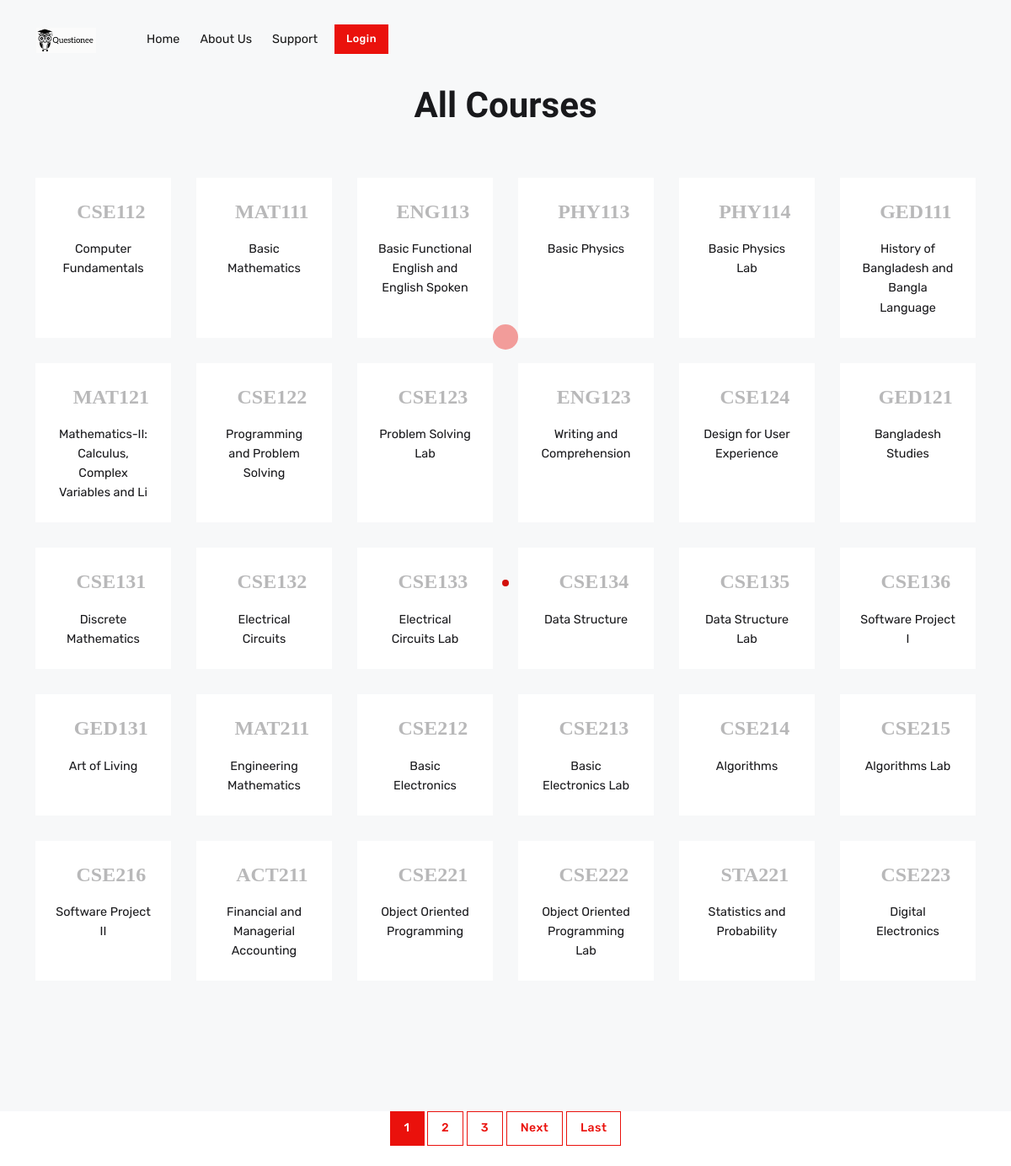
The page /all-course/ on the database its author committed.
### bank/models.py (models this page shows, shortened)
class Category(models.Model):
    course_code = models.CharField(max_length=30)
    course_name = models.CharField(max_length=100)

### bank/views.py (the view)
# urls.py: path('all-course/', all_courses, name='all-courses'),
def all_courses(request):
    courses = Category.objects.all()
    paginator = Paginator(courses, 30)
    page_number = request.GET.get('page')
    page_obj = paginator.get_page(page_number)
    context = {
        'title': 'All Courses',
        'courses': page_obj,
    }
    return render(request, 'bank/courses.html', context)

### bank/templates/bank/courses.html (shortened to what this page needs)
{% extends "bank/base.html" %}
{% block content %}
<main>
<section class="bg-light  pattern-overlay-6">
	<div class="container">
		<div class="row">
			<div class="col-lg-8 mx-auto text-center mb-5">
				<h2>{{ title }}</h2>
			</div>
		</div>
		{% if courses %}
		<div class="row text-center mb-5">
			{% for course in courses %}
			<div class="col-6 col-sm-4 col-md-3 col-lg-2 text-center mb-30">
				<a class="p-4 bg-white shadow-hover line-draw-animation w-100 h-100 text-dark d-inline-block text-primary-hover" href="{% url 'detail' course.pk %}">
					<div class="line-draw-inner"><i class="d-block w-100 text-center display-9 opacity-3 mb-3 far fa-plus-square fa-fw me-2">{{ course.course_code }}</i>{{ course.course_name }}</div>
				</a>
			</div>
			{% endfor %}
		</div>
		{% else %}
		<p class="text-center text-primary">No Question Found</p>
		{% endif %}
	</div>
</section>
	<div class="row justify-content-center">
			<div class="col text-center">
			  	{% for num in courses.paginator.page_range %}
					{% if courses.number == num %}
				  	<a class="btn btn-primary mb-4" href="?page={{ num }}">{{ num }}</a>
					{% elif num > courses.number|add:'-3' and num < courses.number|add:'3' %}
				  	<a class="btn btn-outline-primary mb-4" href="?page={{ num }}">{{ num }}</a>
					{% endif %}
			  	{% endfor %}
			  	{% if courses.has_next %}
				<a class="btn btn-outline-primary mb-4" href="?page={{ courses.next_page_number }}">Next</a>
				<a class="btn btn-outline-primary mb-4" href="?page={{ courses.paginator.num_pages }}">Last</a>
			  	{% endif %}
			</div>
		</div>
</main>
{% endblock content %}

### bank/static/bank/css/landing.css (style rules this page uses)
body { font-size: 0.9rem; }

### rows shown on the page
Category: course_code "CSE112", course_name "Computer Fundamentals"
Category: course_code "MAT111", course_name "Basic Mathematics"
Category: course_code "ENG113", course_name "Basic Functional English and English Spoken"
Category: course_code "PHY113", course_name "Basic Physics"
Category: course_code "PHY114", course_name "Basic Physics Lab"
Category: course_code "GED111", course_name "History of Bangladesh and Bangla Language"
Category: course_code "MAT121", course_name "Mathematics-II: Calculus, Complex Variables and Li"
Category: course_code "CSE122", course_name "Programming and Problem Solving"
Category: course_code "CSE123", course_name "Problem Solving Lab"
Category: course_code "ENG123", course_name "Writing and Comprehension"
Category: course_code "CSE124", course_name "Design for User Experience"
Category: course_code "GED121", course_name "Bangladesh Studies"
Category: course_code "CSE131", course_name "Discrete Mathematics"
Category: course_code "CSE132", course_name "Electrical Circuits"
Category: course_code "CSE133", course_name "Electrical Circuits Lab"
Category: course_code "CSE134", course_name "Data Structure"
Category: course_code "CSE135", course_name "Data Structure Lab"
Category: course_code "CSE136", course_name "Software Project I"
Category: course_code "GED131", course_name "Art of Living"
Category: course_code "MAT211", course_name "Engineering Mathematics"
Category: course_code "CSE212", course_name "Basic Electronics"
Category: course_code "CSE213", course_name "Basic Electronics Lab"
Category: course_code "CSE214", course_name "Algorithms"
Category: course_code "CSE215", course_name "Algorithms Lab"
Category: course_code "CSE216", course_name "Software Project II"
Category: course_code "ACT211", course_name "Financial and Managerial Accounting"
Category: course_code "CSE221", course_name "Object Oriented Programming"
Category: course_code "CSE222", course_name "Object Oriented Programming Lab"
Category: course_code "STA221", course_name "Statistics and Probability"
Category: course_code "CSE223", course_name "Digital Electronics"

### other values the page prints
{{ title }} "All Courses"
{{ num }} "1"
{{ num }} "2" "3"
